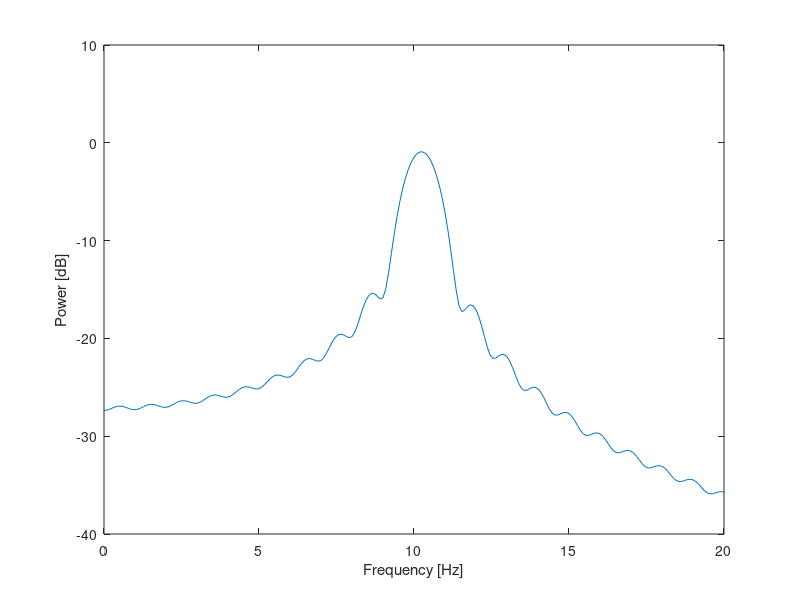

Write the MATLAB code that produced this figure. (Note: this script raises an error after producing the figure.)
%% Chapter 4, Step 1.

load('Ch4-ECoG-1.mat')       %Load the ECoG data.
plot(t,ECoG)                 %Plot voltage vs time.
xlabel('Time [s]')           %Label time axis.
ylabel('Voltage [mV]')       %Label voltage axis.

%% Chapter 4, Step 2.

%Power spectrum of ECoG.
load('Ch4-ECoG-1.mat')			%Load the ECoG data.
x  = ECoG;						%Relabel the data variable.
dt = t(2)-t(1);					%Define the sampling interval,
T  = t(end);					%... and duration of data.

xf = fft(x-mean(x));			%Compute Fourier transform of x,
Sxx = 2*dt^2/T*(xf.*conj(xf));  %... and the power spectrum.
Sxx = Sxx(1:length(x)/2+1);		%Ignore negative frequencies.

df = 1/T;						%Define frequency resolution.
fNQ = 1/dt/2;				    %Define Nyquist frequency.
faxis = (0:df:fNQ);				%Construct frequency axis.

plot(faxis, Sxx)				%Plot power vs frequency,
xlim([0 100])					%... in select frequency range,
xlabel('Frequency [Hz]')		%... with axes labelled.
ylabel('Power [mV^2/Hz]')

semilogx(faxis, 10*log10(Sxx))	%Plot power vs frequency,
xlim([0 100])					%... in select frequency range,
xlabel('Frequency [Hz]')		%... with axes labelled.
ylabel('Power [dB]')

%Zero-padding example (10 Hz).
Fs = 500;                       %Define sampling frequency.
dt = 1/Fs;                      %Define sampling interval.
t = (dt:dt:1);                  %Define time axis.
T = t(end);                     %Define total time.

d = sin(2.0*pi*t*10);           %Make a 10 Hz sinusoid,
d = [d, zeros(1,10*Fs)];		%... with 10 s of zero padding.

df = 1/(length(d)*dt);			%Define the frequency step size,
fNQ = Fs/2;						%... and Nyquist frequency,
faxis = (0:df:fNQ);             %... to create frequency axis.

pow = 2*dt^2/T*(fft(d).*conj(fft(d)));%Compute power spectrum,
pow = pow(1:length(d)/2+1);     %Ignore negative frequencies.
plot(faxis, 10*log10(pow))      %... and plot it,
xlim([0 20])					%... in selected frequency range,
ylim([-60 10])					%... and selected decibel range.
xlabel('Frequency [Hz]')		%... with axes labelled.
ylabel('Power [dB]')

%Zero-padding example (10 and 10.5 Hz)
Fs = 500;                       %Define sampling frequency.
dt = 1/Fs;                      %Define sampling interval.
t = (dt:dt:1);                  %Define time axis.
T = t(end);                     %Define total time.

d1 = sin(2.0*pi*t*10);          %Make a 10 Hz sinsoid.
d2 = sin(2.0*pi*t*10.5);        %Make a 10.5 Hz sinsoid.
d  = d1+d2;                     %Make the summed signal,
d = [d, zeros(1,10*Fs)];        %... with 10 s of zero padding.

df = 1/(length(d)*dt);			%Define the frequency step size,
fNQ = Fs/2;						%... and Nyquist frequency,
faxis = (0:df:fNQ);             %... to create frequency axis.

pow = 2*dt^2/T*(fft(d).*conj(fft(d)));%Compute power spectrum.
pow = pow(1:length(d)/2+1);     %Ignore negative frequencies,
plot(faxis, 10*log10(pow))      %... and plot it,
xlim([0 20])					%... in selected frequency range,
ylim([-40 10])					%... and selected decibel range.
xlabel('Frequency [Hz]')		%... with axes labelled.
ylabel('Power [dB]')

%% Chapter 4, Step 3.

load('Ch4-ECoG-1.mat')		%Load the ECoG data.
x  = ECoG;					%Relabel the data variable.
N = length(x);				%Define # points in data.
x = hann(N).*x;				%Multiply data by Hanning taper.

%% Chapter 4, Step 4.

load('Ch4-ECoG-1.mat')		%Load the ECoG data.
x  = ECoG;					%Relabel the data variable.
x  = x - mean(x);			%Set mean of x to zero.
dt = t(2)-t(1);				%Define the sampling interval.
Fs = 1/dt;					%Define the sampling frequency.
TW = 3;						%Choose time-bandwidth product of 3.

[Sxx,f]=pmtm(x,TW,length(x),Fs); %Compute MTM power spectrum.

semilogx(f, 10*log10(Sxx))	%Plot power vs. frequency,
xlim([0 100])				%... in selected frequency range,
xlabel('Frequency [Hz]')	%... with axes labelled.
ylabel('Power [dB]')

%% Chapter 4, Step 5.

%Compute MTM power spectrum, and return CIs.
[Sxx,Serr,f]=pmtm(x,TW,length(x),Fs);

semilogx(f,10*log10(Sxx))       %Plot power vs frequency,
hold on							%... freeze the graphics window,
semilogx(f,10*log10(Serr))      %... plot the CI,
hold off						%... release graphics window.
xlim([0 100])					%Select frequency range,
xlabel('Frequency [Hz]')		%... and label the axes.
ylabel('Power [dB]')

%% Chapter 4, Appendix.

x = [3 4 5 6];			%Define a simple signal x,
w = [-1 0.1 -0.2 1];    %... and another simple signal w.
a=fft(conv(w,x));		%Take the FT of the convolution,
b=fft([w 0 0 0]).*fft([x 0 0 0]);%... and the product of the FTs.
